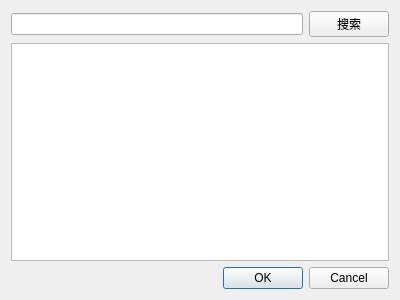
<?xml version="1.0" encoding="UTF-8"?>
<ui version="4.0">
 <class>JsonTreeDialog</class>
 <widget class="QDialog" name="JsonTreeDialog">
  <property name="geometry">
   <rect>
    <x>0</x>
    <y>0</y>
    <width>400</width>
    <height>300</height>
   </rect>
  </property>
  <property name="windowTitle">
   <string>Dialog</string>
  </property>
  <layout class="QGridLayout" name="gridLayout">
   <item row="0" column="0">
    <widget class="QLineEdit" name="m_searchLineEdit"/>
   </item>
   <item row="0" column="1">
    <widget class="QPushButton" name="m_searchPushButton">
     <property name="text">
      <string>搜索</string>
     </property>
    </widget>
   </item>
   <item row="1" column="0" colspan="2">
    <widget class="QTreeView" name="m_treeView"/>
   </item>
   <item row="2" column="0" colspan="2">
    <widget class="QDialogButtonBox" name="buttonBox">
     <property name="orientation">
      <enum>Qt::Horizontal</enum>
     </property>
     <property name="standardButtons">
      <set>QDialogButtonBox::Cancel|QDialogButtonBox::Ok</set>
     </property>
    </widget>
   </item>
  </layout>
 </widget>
 <resources/>
 <connections>
  <connection>
   <sender>buttonBox</sender>
   <signal>accepted()</signal>
   <receiver>JsonTreeDialog</receiver>
   <slot>accept()</slot>
   <hints>
    <hint type="sourcelabel">
     <x>248</x>
     <y>254</y>
    </hint>
    <hint type="destinationlabel">
     <x>157</x>
     <y>274</y>
    </hint>
   </hints>
  </connection>
  <connection>
   <sender>buttonBox</sender>
   <signal>rejected()</signal>
   <receiver>JsonTreeDialog</receiver>
   <slot>reject()</slot>
   <hints>
    <hint type="sourcelabel">
     <x>316</x>
     <y>260</y>
    </hint>
    <hint type="destinationlabel">
     <x>286</x>
     <y>274</y>
    </hint>
   </hints>
  </connection>
 </connections>
</ui>
